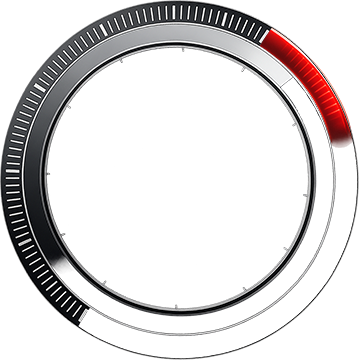
#> input picture assets/boot86/processed/boot86_dial_ring_360.png, 360 x 360 px, found by its file name
$ python -i generate_boot86_motion_blur.py   (imports and definitions only)
#> lines starting #> are read from the running program, lines starting #| are printed output that depends on the picture
#!/usr/bin/env python3

from pathlib import Path
from PIL import Image

ROOT = Path(__file__).resolve().parents[1]
PROCESSED = ROOT / "assets" / "boot86" / "processed"

RESAMPLING = getattr(Image, "Resampling", Image).BICUBIC


def scale_alpha(image: Image.Image, factor: float) -> Image.Image:
    result = image.copy()
    alpha = result.getchannel("A")
    alpha = alpha.point(
        lambda value: max(
            0,
            min(
                255,
                int(value * factor),
            ),
        )
    )
    result.putalpha(alpha)
    return result


def make_directional_rotation_blur(
    source_name: str,
    output_name: str,
) -> None:
#> called with output_name = 'out.png'
    source_path = PROCESSED / source_name
    output_path = PROCESSED / output_name

    if not source_path.exists():
        raise SystemExit(f"缺少源图片：{source_path}")

    source = Image.open(source_path).convert("RGBA")
#> source is the input picture: PIL image 360x360 RGBA; mean R, G, B, A 212.8, 202.9, 202.9, 60.2

    if source.size != (360, 360):
        raise SystemExit(
            f"{source_name} 尺寸不是 360×360：{source.size}"
        )

    output = Image.new(
        "RGBA",
        source.size,
        (0, 0, 0, 0),
    )
#> output: PIL image 360x360 RGBA; every value is 0

    # 这是方向性旋转拖影，不是普通高斯模糊。
    #
    # 拖影预先写进 PNG：
    # ESP32 运行时仍然只绘制一张图片，
    # 不需要实时卷积，也不需要同时绘制多个残影图层。
    samples = [
        (120, 0.08),
        (90,  0.11),
        (60,  0.16),
        (30,  0.23),
        (0,   0.68),
    ]

    for angle, opacity in samples:
        rotated = source.rotate(
            angle,
            resample=RESAMPLING,
            expand=False,
            center=(180, 180),
        )

        rotated = scale_alpha(
            rotated,
            opacity,
        )

        output = Image.alpha_composite(
            output,
            rotated,
        )
#> this loop made 5 passes
#> pass 1, in make_directional_rotation_blur, `rotated = source.rotate( angle, resample=RESAMPLING, expand=False, cen..`:
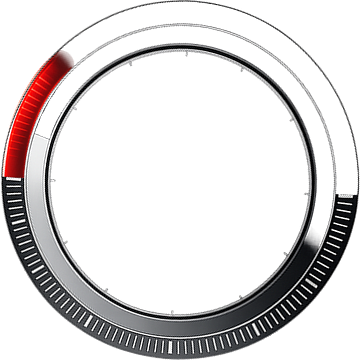
#> rotated: PIL image 360x360 RGBA; mean R, G, B, A 27.4, 24.1, 24.5, 60.1; transparent parts drawn white
#> pass 1, in scale_alpha, `alpha = result.getchannel("A")`:
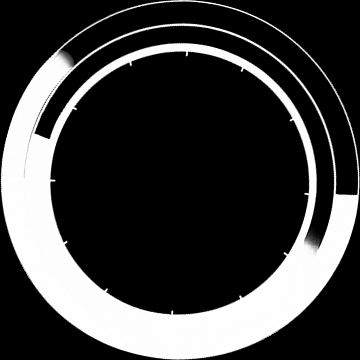
#> alpha: PIL image 360x360 L; min 0, max 255, mean 60.1
#> pass 1, in make_directional_rotation_blur, `rotated = scale_alpha( rotated, opacity, )`:
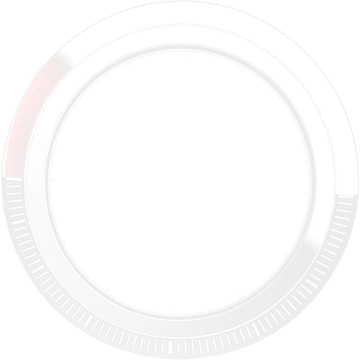
#> rotated: PIL image 360x360 RGBA; mean R, G, B, A 27.4, 24.1, 24.5, 4.7; transparent parts drawn white
#> after the loop:
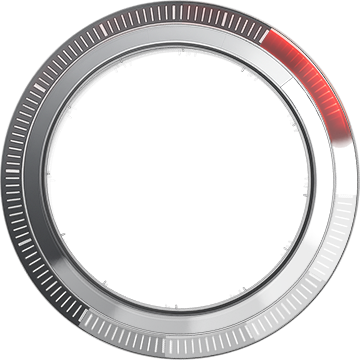
#> output: PIL image 360x360 RGBA; mean R, G, B, A 35.1, 31.6, 32.2, 55.8; transparent parts drawn white

    output.save(output_path)

    print(
        f"已生成：{output_path.relative_to(ROOT)} "
        f"size={output.size} mode={output.mode}"
    )
#| 已生成：assets/boot86/processed/out.png size=(360, 360) mode=RGBA


# [9 lines not run here, left out]

>>> result = make_directional_rotation_blur('../assets/boot86/processed/boot86_dial_ring_360.png', 'out.png')
